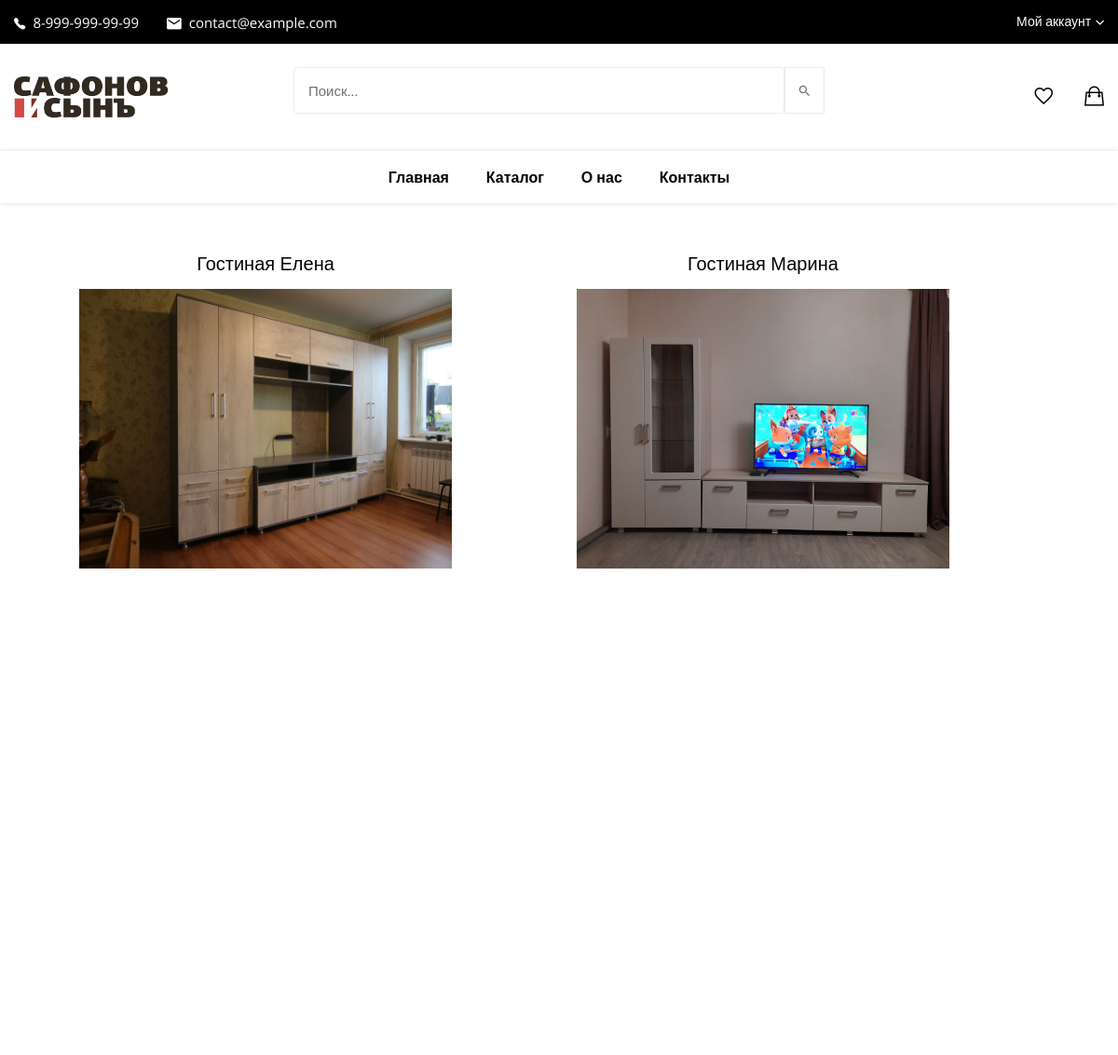
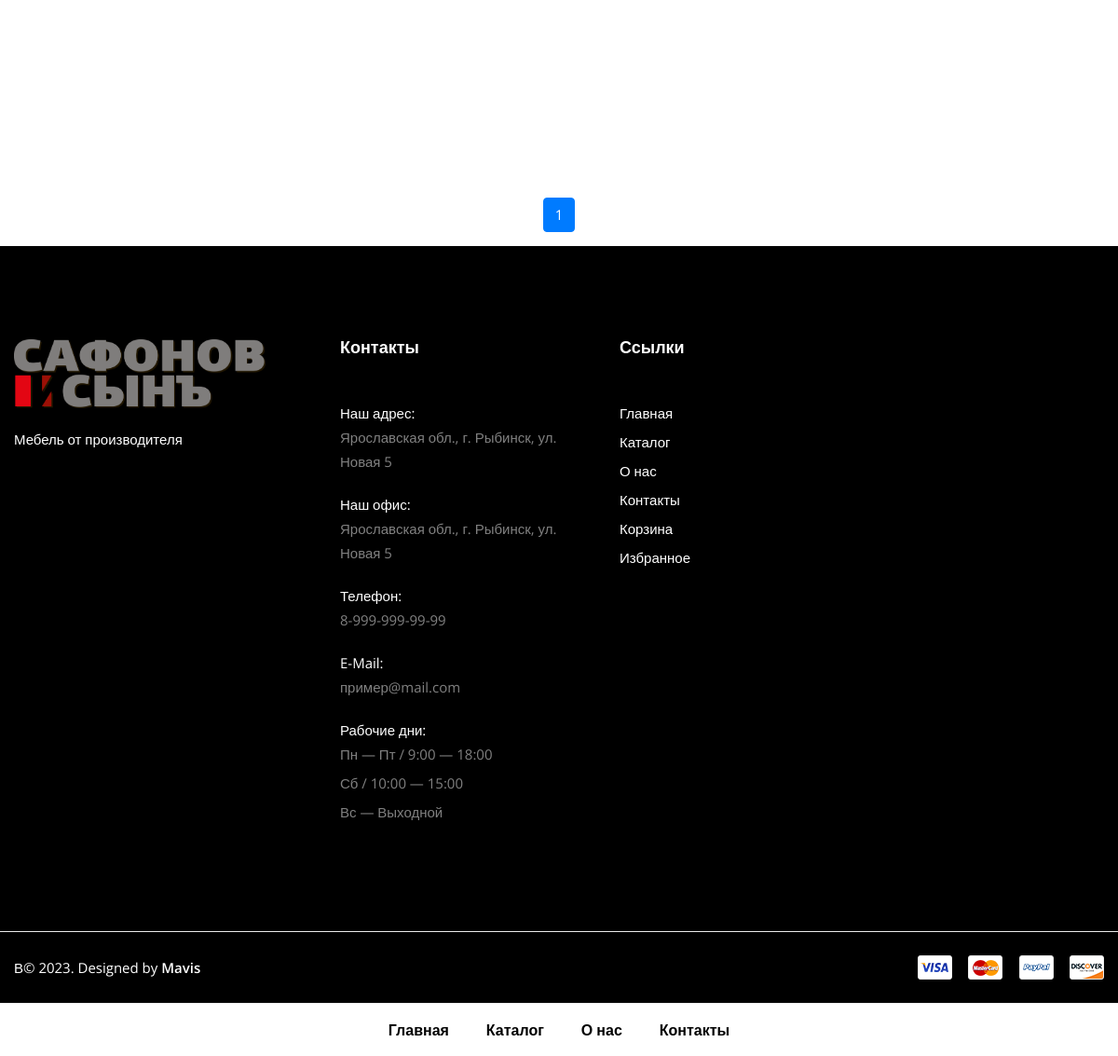
/products_by_category/gostinye/, run on the app's committed database (2 pictures, top to bottom).
### furniture/models.py (models this page shows, shortened)
class Product(models.Model):
    title = models.CharField(max_length=255, verbose_name='Название')
    slug = models.SlugField(max_length=255, verbose_name='Url', unique=True)
    housing_material = models.CharField(max_length=255, verbose_name='Материал корпуса')
    facade_material = models.CharField(max_length=255, verbose_name='Материал фасада')
    housing_color = models.CharField(max_length=255, verbose_name='Цвет корпуса')
    facade_color = models.CharField(max_length=255, verbose_name='Цвет фасада')
    fittings = models.CharField(max_length=255, verbose_name='Фурнитура')
    description = models.TextField(max_length=1500, verbose_name='Описание', default='')
    price = MoneyField(decimal_places=2, default=0, default_currency='RUB', max_digits=11, verbose_name='Цена')
    views = models.IntegerField(default=0, verbose_name='Кол-во просмотров')
    favorite = models.ManyToManyField(User, related_name='favorite', blank=True, verbose_name='В избранном у')
    cart = models.ManyToManyField(User, related_name='cart', blank=True, verbose_name='В корзине у')
    Category = models.ForeignKey(Category, on_delete=models.PROTECT, related_name='products', verbose_name='Категория')
    def get_absolute_url(self):
        return reverse('view_product', kwargs={"slug": self.slug})
    class Meta:
        ordering = ['title']

class Image(models.Model):
    object_id = models.PositiveIntegerField(null=True, default=1)
    Product = models.ForeignKey(Product, on_delete=models.CASCADE, null=True, verbose_name='Продукт')
    photo = models.ImageField(upload_to='photos/%Y/%m/%d/', blank=True, verbose_name='Фото')
    content_type = models.ForeignKey(ContentType, on_delete=models.PROTECT, default=20)
    content_object = GenericForeignKey("content_type", "object_id")

### furniture/views.py (the view)
# urls.py: path('products_by_category/<str:slug>/', ProductByCategory.as_view(), name='products_by_category'),
class ProductByCategory(ListView):
    template_name = 'furniture/products_by_category.html'
    context_object_name = 'product_by_category'
    paginate_by = 4
    allow_empty = False
    def get_queryset(self):
        return Product.objects.filter(Category__slug=self.kwargs['slug'])
    def get_context_data(self, *, object_list=None, **kwargs):
        context = super().get_context_data(**kwargs)
        context['title'] = Category.objects.get(slug=self.kwargs['slug'])
        return context

### furniture/templates/furniture/products_by_category.html (shortened to what this page needs)
{% extends 'base.html' %}
{%block content%}
<head>
</head>
{% for item in product_by_category %}
<ul class="A">
    <li>
        <div class="tm-product tm-scrollanim">
            <div class="" style="padding: 0 15px 0 15px">
                <div class="text-center">
                    <a href="{{ item.get_absolute_url }}"><h5 class="card-title">{{item.title}}</h5></a>
                </div>
                {% for item_photo in item.image_set.all|slice:":1" %}
                    {% if item_photo.photo%}
                        <a href="{{ item.get_absolute_url }}"><img src="{{ item_photo.photo.url }}" alt="" width="400" height="300"></a>
                    {% endif %}
                {% endfor %}
            </div>
        </div>
        <br>
    </li>
</ul>
{%endfor%}
    {% include 'include/paginator.html' %}
{%endblock%}

### furniture/templates/furniture/products_by_category.html (style rules this page uses)
.A { display: inline-block; margin: 50px 30px 130px 30px; }
.A li { list-style: none; }

### data on the page
Product: title "Гостиная Елена"
Image: photo (picture)
Product: title "Гостиная Марина"
Image: photo (picture)

### other printed values
{{ p }} "1"
